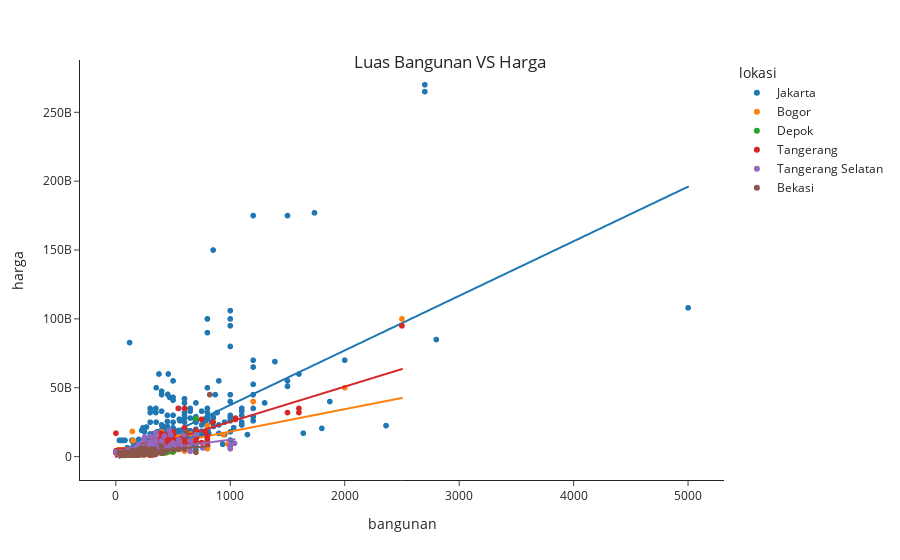

Notebook code for this chart:
### Code cell
fig = px.scatter(df, x="bangunan", y="harga", color="lokasi", trendline='ols')
fig.update_layout(
    title={
        'text': "Luas Bangunan VS Harga",
        'y':0.9,
        'x':0.5,
        'xanchor': 'center',
        'yanchor': 'top'})
fig.show()

### Figure 1 — Plotly figure (JSON) as saved in the notebook; plotly's stock layout.template omitted (floating-point values rounded to 4 significant figures; data arrays with more than 128 entries replaced by an {"elided": "..."} marker saying what was removed)
{"data": [{"hovertemplate": "lokasi=Jakarta<br>bangunan=%{x}<br>harga=%{y}<extra></extra>", "legendgroup": "Jakarta", "marker": {"color": "#1F77B4", "symbol": "circle"}, "mode": "markers", "name": "Jakarta", "showlegend": true, "type": "scattergl", "x": {"elided": "991 int values"}, "xaxis": "x", "y": {"elided": "991 int values"}, "yaxis": "y"}, {"hovertemplate": "<b>OLS trendline</b><br>harga = 3.96263e+07 * bangunan + -2.14096e+09<br>R<sup>2</sup>=0.466533<br><br>lokasi=Jakarta<br>bangunan=%{x}<br>harga=%{y} <b>(trend)</b><extra></extra>", "legendgroup": "Jakarta", "marker": {"color": "#1F77B4", "symbol": "circle"}, "mode": "lines", "name": "Jakarta", "showlegend": false, "type": "scattergl", "x": {"elided": "991 int values"}, "xaxis": "x", "y": {"elided": "991 float values"}, "yaxis": "y"}, {"hovertemplate": "lokasi=Bogor<br>bangunan=%{x}<br>harga=%{y}<extra></extra>", "legendgroup": "Bogor", "marker": {"color": "#FF7F0E", "symbol": "circle"}, "mode": "markers", "name": "Bogor", "showlegend": true, "type": "scattergl", "x": {"elided": "995 int values"}, "xaxis": "x", "y": {"elided": "995 int values"}, "yaxis": "y"}, {"hovertemplate": "<b>OLS trendline</b><br>harga = 1.62649e+07 * bangunan + 1.91599e+09<br>R<sup>2</sup>=0.446215<br><br>lokasi=Bogor<br>bangunan=%{x}<br>harga=%{y} <b>(trend)</b><extra></extra>", "legendgroup": "Bogor", "marker": {"color": "#FF7F0E", "symbol": "circle"}, "mode": "lines", "name": "Bogor", "showlegend": false, "type": "scattergl", "x": {"elided": "995 int values"}, "xaxis": "x", "y": {"elided": "995 float values"}, "yaxis": "y"}, {"hovertemplate": "lokasi=Depok<br>bangunan=%{x}<br>harga=%{y}<extra></extra>", "legendgroup": "Depok", "marker": {"color": "#2CA02C", "symbol": "circle"}, "mode": "markers", "name": "Depok", "showlegend": true, "type": "scattergl", "x": {"elided": "1000 int values"}, "xaxis": "x", "y": {"elided": "1000 int values"}, "yaxis": "y"}, {"hovertemplate": "<b>OLS trendline</b><br>harga = 8.28592e+06 * bangunan + 8.62508e+08<br>R<sup>2</sup>=0.337803<br><br>lokasi=Depok<br>bangunan=%{x}<br>harga=%{y} <b>(trend)</b><extra></extra>", "legendgroup": "Depok", "marker": {"color": "#2CA02C", "symbol": "circle"}, "mode": "lines", "name": "Depok", "showlegend": false, "type": "scattergl", "x": {"elided": "1000 int values"}, "xaxis": "x", "y": {"elided": "1000 float values"}, "yaxis": "y"}, {"hovertemplate": "lokasi=Tangerang<br>bangunan=%{x}<br>harga=%{y}<extra></extra>", "legendgroup": "Tangerang", "marker": {"color": "#D62728", "symbol": "circle"}, "mode": "markers", "name": "Tangerang", "showlegend": true, "type": "scattergl", "x": {"elided": "999 int values"}, "xaxis": "x", "y": {"elided": "999 int values"}, "yaxis": "y"}, {"hovertemplate": "<b>OLS trendline</b><br>harga = 2.55186e+07 * bangunan + -2.1637e+08<br>R<sup>2</sup>=0.723705<br><br>lokasi=Tangerang<br>bangunan=%{x}<br>harga=%{y} <b>(trend)</b><extra></extra>", "legendgroup": "Tangerang", "marker": {"color": "#D62728", "symbol": "circle"}, "mode": "lines", "name": "Tangerang", "showlegend": false, "type": "scattergl", "x": {"elided": "999 int values"}, "xaxis": "x", "y": {"elided": "999 float values"}, "yaxis": "y"}, {"hovertemplate": "lokasi=Tangerang Selatan<br>bangunan=%{x}<br>harga=%{y}<extra></extra>", "legendgroup": "Tangerang Selatan", "marker": {"color": "#9467BD", "symbol": "circle"}, "mode": "markers", "name": "Tangerang Selatan", "showlegend": true, "type": "scattergl", "x": {"elided": "1000 int values"}, "xaxis": "x", "y": {"elided": "1000 int values"}, "yaxis": "y"}, {"hovertemplate": "<b>OLS trendline</b><br>harga = 1.04677e+07 * bangunan + 1.79429e+09<br>R<sup>2</sup>=0.370179<br><br>lokasi=Tangerang Selatan<br>bangunan=%{x}<br>harga=%{y} <b>(trend)</b><extra></extra>", "legendgroup": "Tangerang Selatan", "marker": {"color": "#9467BD", "symbol": "circle"}, "mode": "lines", "name": "Tangerang Selatan", "showlegend": false, "type": "scattergl", "x": {"elided": "1000 int values"}, "xaxis": "x", "y": {"elided": "1000 float values"}, "yaxis": "y"}, {"hovertemplate": "lokasi=Bekasi<br>bangunan=%{x}<br>harga=%{y}<extra></extra>", "legendgroup": "Bekasi", "marker": {"color": "#8C564B", "symbol": "circle"}, "mode": "markers", "name": "Bekasi", "showlegend": true, "type": "scattergl", "x": {"elided": "997 int values"}, "xaxis": "x", "y": {"elided": "997 int values"}, "yaxis": "y"}, {"hovertemplate": "<b>OLS trendline</b><br>harga = 7.04905e+06 * bangunan + 1.82093e+09<br>R<sup>2</sup>=0.115690<br><br>lokasi=Bekasi<br>bangunan=%{x}<br>harga=%{y} <b>(trend)</b><extra></extra>", "legendgroup": "Bekasi", "marker": {"color": "#8C564B", "symbol": "circle"}, "mode": "lines", "name": "Bekasi", "showlegend": false, "type": "scattergl", "x": {"elided": "997 int values"}, "xaxis": "x", "y": {"elided": "997 float values"}, "yaxis": "y"}], "layout": {"legend": {"title": {"text": "lokasi"}, "tracegroupgap": 0}, "margin": {"t": 60}, "title": {"text": "Luas Bangunan VS Harga", "x": 0.5, "xanchor": "center", "y": 0.9, "yanchor": "top"}, "xaxis": {"anchor": "y", "domain": [0, 1], "title": {"text": "bangunan"}}, "yaxis": {"anchor": "x", "domain": [0, 1], "title": {"text": "harga"}}}}
